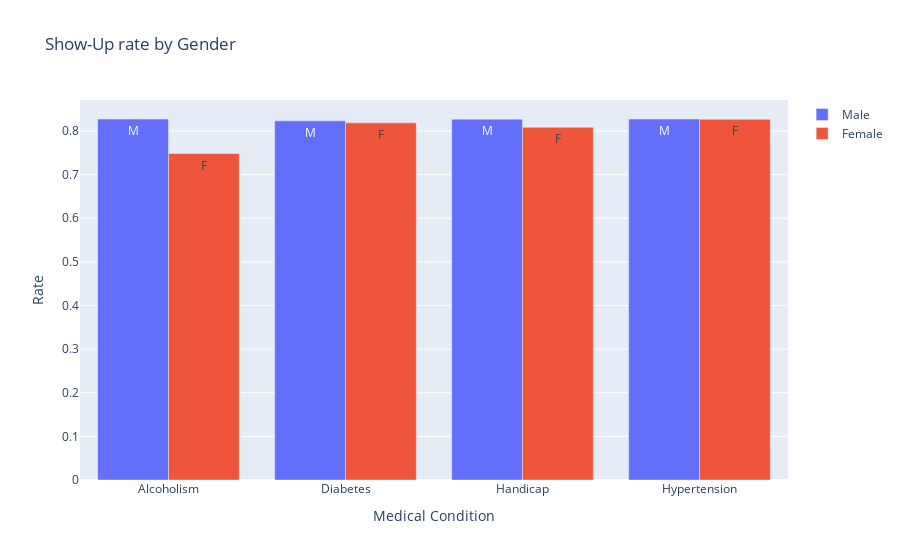

The code cell stored with this chart in its notebook:
### Code cell
male_data = gender_based_data[gender_based_data['Gender'] == 'M']
female_data = gender_based_data[gender_based_data['Gender'] == 'F']
plot1 = go.Bar(
    x= male_data['Category'],
    y= male_data['Show-Up Rate'],
    text= male_data['Gender'],
    name="Male")

plot2 = go.Bar(
    x= female_data['Category'],
    y= female_data['Show-Up Rate'],
    text= female_data['Gender'],
    name= "Female")

layout = dict(title = "Show-Up rate by Gender",barmode='group',xaxis=dict({"title":"Medical Condition"}),
             yaxis=dict({"title":"Rate"}))
dat = [plot1,plot2]
fig = go.Figure(data=dat,layout=layout)
iplot(fig,filename='grouped-bar')

### Figure 1 — Plotly figure (JSON) as saved in the notebook; plotly's stock layout.template omitted (floating-point values rounded to 4 significant figures)
{"data": [{"name": "Male", "text": ["M", "M", "M", "M"], "type": "bar", "x": ["Alcoholism", "Diabetes", "Handicap", "Hypertension"], "y": [0.8273, 0.8233, 0.8272, 0.8275]}, {"name": "Female", "text": ["F", "F", "F", "F"], "type": "bar", "x": ["Alcoholism", "Diabetes", "Handicap", "Hypertension"], "y": [0.7482, 0.8186, 0.8086, 0.8268]}], "layout": {"barmode": "group", "title": {"text": "Show-Up rate by Gender"}, "xaxis": {"title": {"text": "Medical Condition"}}, "yaxis": {"title": {"text": "Rate"}}}}
